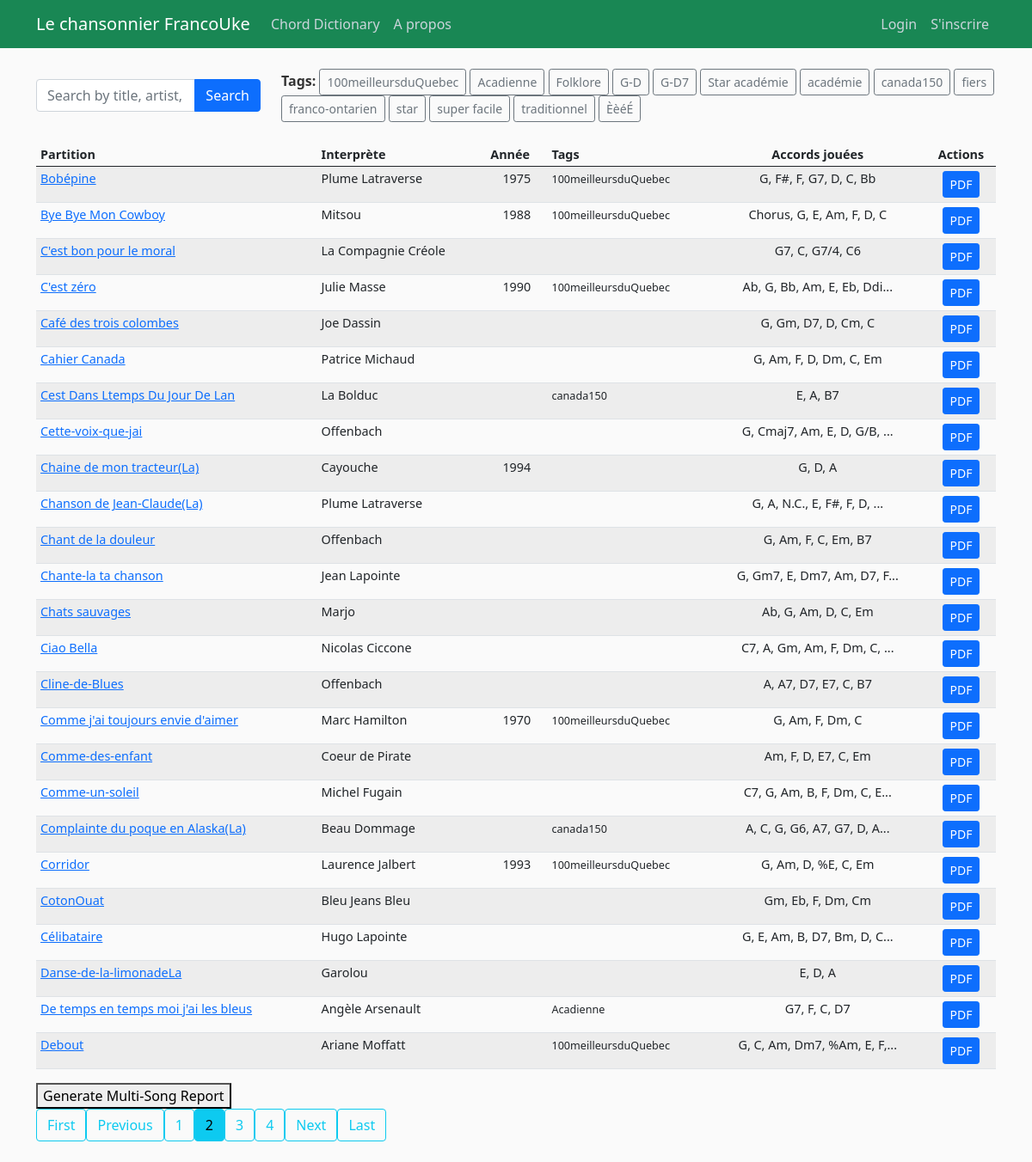
Screenshot of /?page=2 with the database file from the repository.
### songbook/models.py (models this page shows, shortened)
class Song(models.Model):
    songTitle = models.CharField(max_length=100, blank=True, null=True)
    songChordPro = models.TextField()  # Original
    lyrics_with_chords = models.JSONField(null=True, blank=True)
    metadata = models.JSONField(blank=True, null=True)  # Stores metadata as JSON
    date_posted = models.DateField(default=timezone.now)
    contributor = models.ForeignKey(User, on_delete=models.CASCADE)
    abc_notation = models.TextField(blank=True, null=True, help_text="Optional ABC notation for this song.")
    tags = TaggableManager(blank=True)

### songbook/views.py (the view, shortened to what this page needs)
# urls.py: path('', SongListView.as_view(), name='songbook-home'),
class SongListView(ListView):
    model = Song
    template_name = 'songbook/song_list.html'
    context_object_name = 'songs'
    ordering = ['songTitle']
    paginate_by = 25
    def get_queryset(self):
        queryset = super().get_queryset()
        search_query = self.request.GET.get('q', '')  # Search query
        selected_tag = self.request.GET.get('tag', '')  # Selected tag
        if selected_tag:  # Filter by tag if a tag is selected
            queryset = queryset.filter(tags__name=selected_tag)
        return queryset
    def get_context_data(self, **kwargs):
        context = super().get_context_data(**kwargs)
        search_query = self.request.GET.get('q', '')
        selected_tag = self.request.GET.get('tag', '')  # Selected tag
        song_data = []
        for song in context['songs']:
            parsed_data = song.lyrics_with_chords or ""
            chords = extract_chords(parsed_data, unique=True) if parsed_data else []
            tags = [tag.name for tag in song.tags.all()]  # Get tags for each song
            song_data.append({
                'song': song,
                'chords': ', '.join(chords),
                'tags': ', '.join(tags),
            })
        all_tags = Tag.objects.all().values_list('name', flat=True).distinct()
        context['song_data'] = song_data
        context['search_query'] = search_query
        context['selected_tag'] = selected_tag  # Pass the selected tag
        context['all_tags'] = all_tags  # Add all tags to context
        return context

### songbook/transposer.py (called while the page is built)
def extract_chords(parsed_data, unique=False):
    chords = []
    for section in parsed_data:
        for item in section:
            if isinstance(item, dict) and 'chord' in item and item['chord']:
                chords.append(item['chord'])
    if unique:
        return list(set(chords))  # Return unique chords
    return chords  # Return all chords

### songbook/templates/songbook/song_list.html (shortened to what this page needs)
{% extends "songbook/base.html" %}
  {% block content %}
<form method="get" class="mb-4">
    <div class="row align-items-center">
        <div class="col-md-3">
            <div class="input-group">
                <input type="text" name="q" class="form-control"
                       placeholder="Search by title, artist, lyricist or composer"
                       value="{{ search_query }}">
                <button class="btn btn-primary" type="submit">Search</button>
            </div>
        </div>
        <div class="col-md-9">
            <strong>Tags: </strong>
            {% for tag in all_tags %}
                <a href="?tag={{ tag }}" class="btn btn-outline-secondary btn-sm">
                    {{ tag }}
                </a>
            {% endfor %}
        </div>
    </div>
</form>
<div class="table-responsive">
    <table class="table table-striped table-hover table-condensed">
        <thead>
            <tr>
                <th>Partition</th>
                <th>Interprète</th>
                <th>Année</th>
                <th>Tags</th>
                <th class="text-center">Accords jouées</th>
                <th class="text-center">Actions</th>
            </tr>
        </thead>
        <tbody>
            {% for item in song_data %}
            <tr>
                <td>
                    <a href="{% url 'score' item.song.id %}" class="song-link" title="{{ item.song.songTitle }}" aria-label="View score for {{ item.song.songTitle }}">
                        {{ item.song.songTitle }}
                    </a>
                </td>
                <td>{{ item.song.metadata.artist|default_if_none:"Unknown Artist" }}</td>
                <td class="text-center">
                    {{ item.song.metadata.year|default_if_none:"" }}
                </td>
                <td>
                    {% for tag in item.song.tags.all %}
                        <small>{{ tag }}</small>{% if not forloop.last %}, {% endif %}
                    {% endfor %}
                </td>
                <td class="text-center">
                    {% if item.chords|length > 25 %}
                        {{ item.chords|slice:":25"}}...
                    {% else %}
                        {{ item.chords}}
                    {% endif %}
                </td>
                <td class="text-center">
                    <a href="{% url 'generate_single_song_pdf' item.song.id %}" class="btn btn-primary btn-sm" title="Download PDF for {{ item.song.songTitle }}">
                        PDF
                    </a>
                </td>
            </tr>
            {% empty %}
            <tr>
                <td colspan="4" class="text-center">No songs found matching your search.</td>
            </tr>
            {% endfor %}
        </tbody>
    </table>
</div>
<form method="post" action="{% url 'generate_multi_song_pdf' %}">
    <button type="submit">Generate Multi-Song Report</button>
</form>
{% if is_paginated %}
<div class="pagination">
    {% if page_obj.has_previous %}
    <a class="btn btn-outline-info mb-4" href="?page=1" aria-label="First page">First</a>
    <a class="btn btn-outline-info mb-4" href="?page={{ page_obj.previous_page_number }}" aria-label="Previous page">Previous</a>
    {% endif %}
    {% for num in page_obj.paginator.page_range %}
        {% if page_obj.number == num %}
        <a class="btn btn-info mb-4" href="?page={{ num }}" aria-current="page">{{ num }}</a>
        {% elif num > page_obj.number|add:'-3' and num < page_obj.number|add:'3' %}
        <a class="btn btn-outline-info mb-4" href="?page={{ num }}">{{ num }}</a>
        {% endif %}
    {% endfor %}
    {% if page_obj.has_next %}
    <a class="btn btn-outline-info mb-4" href="?page={{ page_obj.next_page_number }}" aria-label="Next page">Next</a>
    <a class="btn btn-outline-info mb-4" href="?page={{ page_obj.paginator.num_pages }}" aria-label="Last page">Last</a>
    {% endif %}
</div>
{% endif %}
{% endblock content %}

### songbook/static/songbook/main.css (style rules this page uses)
body { background: #fafafa; color: #333333; margin-top: 5rem; }
.table-condensed td, .table-condensed th { padding: 5px; line-height: 1.2; font-size: 0.9rem; }

### rows the page displays
Song: song.songTitle "Bobépine", song.metadata.artist "Plume Latraverse", song.metadata.year "1975", chords "G, F#, F, G7, D, C, Bb"
Tag: name "100meilleursduQuebec"
Song: song.songTitle "Bye Bye Mon Cowboy", song.metadata.artist "Mitsou", song.metadata.year "1988", chords "Chorus, G, E, Am, F, D, C"
Song: song.songTitle "C'est bon pour le moral", song.metadata.artist "La Compagnie Créole", chords "G7, C, G7/4, C6"
Song: song.songTitle "C'est zéro", song.metadata.artist "Julie Masse", song.metadata.year "1990", chords "Ab, G, Bb, Am, E, Eb, Ddi"
Song: song.songTitle "Café des trois colombes", song.metadata.artist "Joe Dassin", chords "G, Gm, D7, D, Cm, C"
Song: song.songTitle "Cahier Canada", song.metadata.artist "Patrice Michaud", chords "G, Am, F, D, Dm, C, Em"
Song: song.songTitle "Cest Dans Ltemps Du Jour De Lan", song.metadata.artist "La Bolduc", chords "E, A, B7"
Tag: name "canada150"
Song: song.songTitle "Cette-voix-que-jai", song.metadata.artist "Offenbach", chords "G, Cmaj7, Am, E, D, G/B,"
Song: song.songTitle "Chaine de mon tracteur(La)", song.metadata.artist "Cayouche", song.metadata.year "1994", chords "G, D, A"
Song: song.songTitle "Chanson de Jean-Claude(La)", song.metadata.artist "Plume Latraverse", chords "G, A, N.C., E, F#, F, D,"
Song: song.songTitle "Chant de la douleur", song.metadata.artist "Offenbach", chords "G, Am, F, C, Em, B7"
Song: song.songTitle "Chante-la ta chanson", song.metadata.artist "Jean Lapointe", chords "G, Gm7, E, Dm7, Am, D7, F"
Song: song.songTitle "Chats sauvages", song.metadata.artist "Marjo", chords "Ab, G, Am, D, C, Em"
Song: song.songTitle "Ciao Bella", song.metadata.artist "Nicolas Ciccone", chords "C7, A, Gm, Am, F, Dm, C,"
Song: song.songTitle "Cline-de-Blues", song.metadata.artist "Offenbach", chords "A, A7, D7, E7, C, B7"
Song: song.songTitle "Comme j'ai toujours envie d'aimer", song.metadata.artist "Marc Hamilton", song.metadata.year "1970", chords "G, Am, F, Dm, C"
Song: song.songTitle "Comme-des-enfant", song.metadata.artist "Coeur de Pirate", chords "Am, F, D, E7, C, Em"
Song: song.songTitle "Comme-un-soleil", song.metadata.artist "Michel Fugain", chords "C7, G, Am, B, F, Dm, C, E"
Song: song.songTitle "Complainte du poque en Alaska(La)", song.metadata.artist "Beau Dommage", chords "A, C, G, G6, A7, G7, D, A"
Song: song.songTitle "Corridor", song.metadata.artist "Laurence Jalbert", song.metadata.year "1993", chords "G, Am, D, %E, C, Em"
Song: song.songTitle "CotonOuat", song.metadata.artist "Bleu Jeans Bleu", chords "Gm, Eb, F, Dm, Cm"
Song: song.songTitle "Célibataire", song.metadata.artist "Hugo Lapointe", chords "G, E, Am, B, D7, Bm, D, C"
Song: song.songTitle "Danse-de-la-limonadeLa", song.metadata.artist "Garolou", chords "E, D, A"
Song: song.songTitle "De temps en temps moi j'ai les bleus", song.metadata.artist "Angèle Arsenault", chords "G7, F, C, D7"
Tag: name "Acadienne"
Song: song.songTitle "Debout", song.metadata.artist "Ariane Moffatt", chords "G, C, Am, Dm7, %Am, E, F,"

### other values shown
{{ tag }} "100meilleursduQuebec" "Acadienne" "Folklore" "G-D" "G-D7" "Star académie" "académie" "canada150" "fiers" "franco-ontarien" "star" "super facile" "traditionnel" "ÈèéÉ"
{{ num }} "1" "3" "4"
{{ num }} "2"
